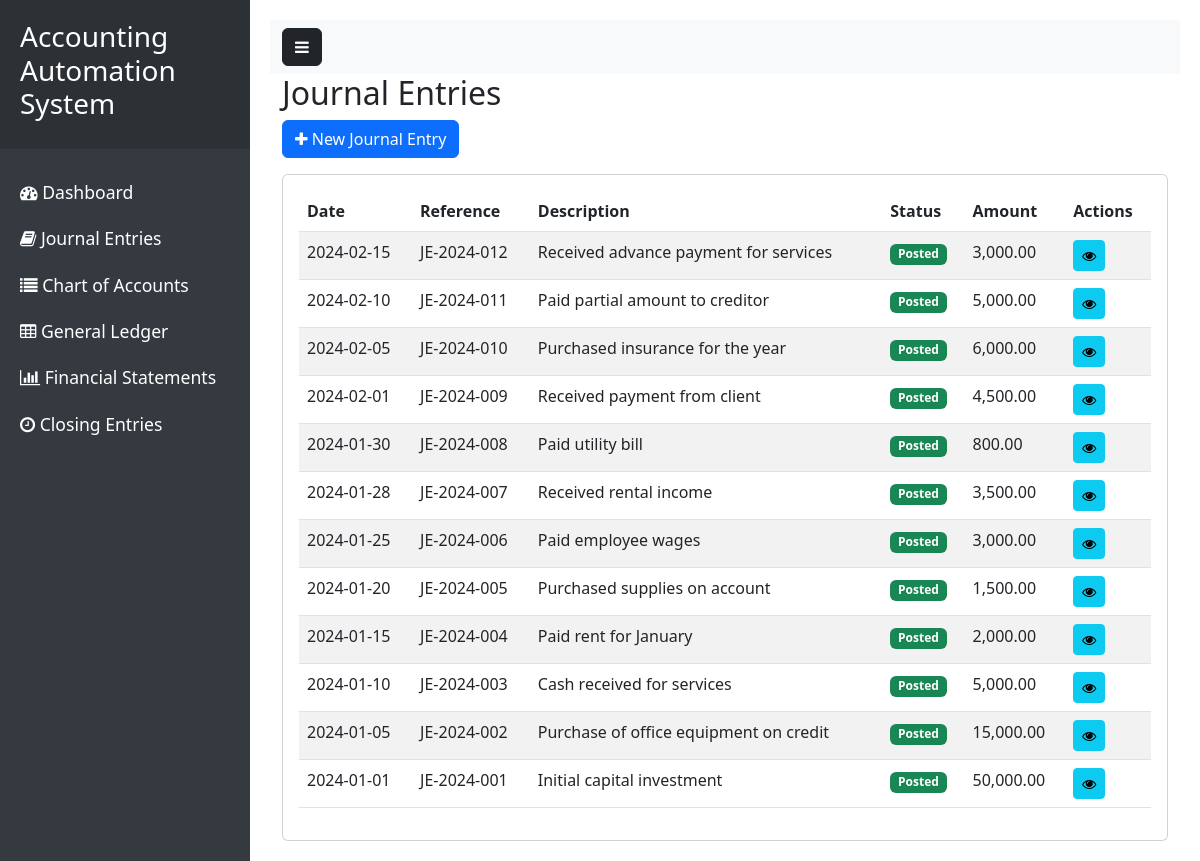
Page /Codes/Accounting-Automation/journal on the committed database.
### tables this page shows
CREATE TABLE IF NOT EXISTS journal_entries (
    id INT PRIMARY KEY AUTO_INCREMENT,
    date DATE NOT NULL,
    reference_no VARCHAR(50) NOT NULL UNIQUE,
    description TEXT,
    status ENUM('Draft', 'Posted') DEFAULT 'Draft',
    created_at TIMESTAMP DEFAULT CURRENT_TIMESTAMP,
    posted_at TIMESTAMP NULL
);

### controllers/JournalController.php (called while the page is built, shortened)
<?php
class JournalController extends Controller {
    public function index() {
        $sql = "SELECT
                    je.*,
                    COUNT(ji.id) as entries_count,
                    SUM(ji.debit) as total_amount
                FROM journal_entries je
                LEFT JOIN journal_items ji ON je.id = ji.journal_id
                GROUP BY je.id
                ORDER BY je.date DESC";
        $result = $this->db->query($sql);
        $journals = [];
        while ($row = $result->fetch_assoc()) {
            $journals[] = $row;
        }
        $this->view('journal/index', ['journals' => $journals]);
    }
}

### index.php (called while the page is built, shortened)
<?php
require_once 'core/Router.php';
require_once 'core/Controller.php';
require_once 'core/Database.php';
$router = new Router();
$router->addRoute('/', 'DashboardController@index');
$router->addRoute('/journal', 'JournalController@index');
$router->addRoute('/journal/create', 'JournalController@create');
$router->addRoute('/ledger', 'LedgerController@index');
$router->addRoute('/financial-statements', 'FinancialStatementsController@index');
$router->addRoute('/financial-statements/income', 'FinancialStatementsController@incomeStatement');
$router->addRoute('/financial-statements/equity', 'FinancialStatementsController@equityStatement');
$router->addRoute('/financial-statements/balance', 'FinancialStatementsController@balanceSheet');
$router->addRoute('/closing', 'ClosingController@index');
$router->addRoute('/closing/process', 'ClosingController@process');
$router->addRoute('/accounts', 'AccountsController@index');
$router->addRoute('/accounts/create', 'AccountsController@create');
$router->addRoute('/accounts/edit/{id}', 'AccountsController@edit');
$router->dispatch();

### core/Database.php (called while the page is built, shortened)
<?php
class Database {
    private $connection;
    private static $instance = null;
    private function __construct() {
        try {
            $this->connection = new mysqli(DB_HOST, DB_USER, DB_PASS, DB_NAME);
            $this->connection->set_charset("utf8mb4");
        } catch (Exception $e) {
            die("Database connection failed: " . $e->getMessage());
        }
    }
    public static function getInstance() {
        if (self::$instance === null) {
            self::$instance = new self();
        }
        return self::$instance;
    }
    public function query($sql) {
        $result = $this->connection->query($sql);
        return $result;
    }
}

### views/journal/index.php (the view, shortened to what this page needs)
<h2>Journal Entries</h2>
<div class="mb-3">
    <a href="<?php echo BASE_URL; ?>/journal/create" class="btn btn-primary">
        <i class="fa fa-plus"></i> New Journal Entry
    </a>
</div>
<div class="card">
    <div class="card-body">
        <div class="table-responsive">
            <table class="table table-striped">
                <thead>
                    <tr>
                        <th>Date</th>
                        <th>Reference</th>
                        <th>Description</th>
                        <th>Status</th>
                        <th>Amount</th>
                        <th>Actions</th>
                    </tr>
                </thead>
                <tbody>
                    <?php if (empty($journals)): ?>
                        <tr>
                            <td colspan="6" class="text-center">No journal entries found.</td>
                        </tr>
                    <?php else: ?>
                        <?php foreach ($journals as $journal): ?>
                            <tr>
                                <td><?php echo date('Y-m-d', strtotime($journal['date'])); ?></td>
                                <td><?php echo htmlspecialchars($journal['reference_no']); ?></td>
                                <td><?php echo htmlspecialchars($journal['description']); ?></td>
                                <td>
                                    <span class="badge bg-<?php echo $journal['status'] === 'Posted' ? 'success' : 'warning'; ?>">
                                        <?php echo $journal['status']; ?>
                                    </span>
                                </td>
                                <td><?php echo number_format($journal['total_amount'], 2); ?></td>
                                <td>
                                    <a href="<?php echo BASE_URL; ?>/journal/view/<?php echo $journal['id']; ?>"
                                       class="btn btn-sm btn-info">
                                        <i class="fa fa-eye"></i>
                                    </a>
                                </td>
                            </tr>
                        <?php endforeach; ?>
                    <?php endif; ?>
                </tbody>
            </table>
        </div>
    </div>
</div>

### core/Router.php (shortened to what this page needs)
<?php
class Router {
    private $routes = [];
    public function addRoute($path, $handler) {
        $this->routes[$path] = $handler;
    }
    public function dispatch() {
        $uri = $_SERVER['REQUEST_URI'];
        $uri = parse_url($uri, PHP_URL_PATH);
        $basePath = '/Codes/Accounting-Automation';
        if (strpos($uri, $basePath) === 0) {
            $uri = substr($uri, strlen($basePath));
        }
        if (array_key_exists($uri, $this->routes)) {
            list($controller, $method) = explode('@', $this->routes[$uri]);
            $controllerFile = "controllers/{$controller}.php";
            if (file_exists($controllerFile)) {
                $controllerInstance = new $controller();
                $controllerInstance->$method();
            } else {
                $this->handleError(404);
            }
        } else {
            $this->handleError(404);
        }
    }
}

### core/Controller.php (shortened to what this page needs)
<?php
class Controller {
    public function __construct() {
        $this->db = Database::getInstance();
    }
    protected function view($template, $data = []) {
        extract($data);
        if (file_exists("views/templates/header.php")) {
            require_once "views/templates/header.php";
        }
        $templatePath = "views/{$template}.php";
        if (file_exists($templatePath)) {
            require_once $templatePath;
        } else {
            throw new Exception("View template not found: {$templatePath}");
        }
        if (file_exists("views/templates/footer.php")) {
            require_once "views/templates/footer.php";
        }
    }
}

### views/templates/header.php (shortened to what this page needs)
<!DOCTYPE html>
<html lang="en">
<head>
    <link href="https://cdn.jsdelivr.net/npm/bootstrap@5.3.0/dist/css/bootstrap.min.css" rel="stylesheet">
    <link href="https://cdn.jsdelivr.net/npm/font-awesome@4.7.0/css/font-awesome.min.css" rel="stylesheet">
</head>
<body>
    <div class="wrapper">
        <nav id="sidebar">
            <div class="sidebar-header">
                <h3><?php echo APP_NAME; ?></h3>
            </div>
            <ul class="list-unstyled components">
                <li>
                    <a href="<?php echo BASE_URL; ?>">
                        <i class="fa fa-dashboard"></i> Dashboard
                    </a>
                </li>
                <li>
                    <a href="<?php echo BASE_URL; ?>/journal">
                        <i class="fa fa-book"></i> Journal Entries
                    </a>
                </li>
                <li>
                    <a href="<?php echo BASE_URL; ?>/accounts">
                        <i class="fa fa-list"></i> Chart of Accounts
                    </a>
                </li>
                <li>
                    <a href="<?php echo BASE_URL; ?>/ledger">
                        <i class="fa fa-table"></i> General Ledger
                    </a>
                </li>
                <li>
                    <a href="#financialSubmenu" data-bs-toggle="collapse" aria-expanded="false" class="dropdown-toggle">
                        <i class="fa fa-bar-chart"></i> Financial Statements
                    </a>
                </li>
                <li>
                    <a href="<?php echo BASE_URL; ?>/closing">
                        <i class="fa fa-clock-o"></i> Closing Entries
                    </a>
                </li>
            </ul>
        </nav>
        <div id="content">
            <nav class="navbar navbar-expand-lg navbar-light bg-light">
                <div class="container-fluid">
                    <button type="button" id="sidebarCollapse" class="btn btn-dark">
                        <i class="fa fa-bars"></i>
                    </button>
                </div>
            </nav>
            <div class="container-fluid">

### views/templates/footer.php (shortened to what this page needs)
        </div>
    </div>
</div>
</body>
</html>

### views/templates/header.php (style rules this page uses)
#sidebar { min-width: 250px; max-width: 250px; min-height: 100vh; background: #343a40; color: #fff; transition: all 0.3s; }
#sidebar .sidebar-header { padding: 20px; background: #2c3136; }
#sidebar ul.components { padding: 20px 0; }
#sidebar ul li a { padding: 10px 20px; font-size: 1.1em; display: block; color: #fff; text-decoration: none; }
.dropdown-toggle::after { display: block; position: absolute; top: 50%; right: 20px; transform: translateY(-50%); }
#content { width: 100%; padding: 20px; min-height: 100vh; transition: all 0.3s; }
.wrapper { display: flex; width: 100%; }

### rows in the picture
journal_entries: date "2024-02-15", reference_no "JE-2024-012", description "Received advance payment for services", status "Posted", total_amount "3,000.00"
journal_entries: date "2024-02-10", reference_no "JE-2024-011", description "Paid partial amount to creditor", status "Posted", total_amount "5,000.00"
journal_entries: date "2024-02-05", reference_no "JE-2024-010", description "Purchased insurance for the year", status "Posted", total_amount "6,000.00"
journal_entries: date "2024-02-01", reference_no "JE-2024-009", description "Received payment from client", status "Posted", total_amount "4,500.00"
journal_entries: date "2024-01-30", reference_no "JE-2024-008", description "Paid utility bill", status "Posted", total_amount "800.00"
journal_entries: date "2024-01-28", reference_no "JE-2024-007", description "Received rental income", status "Posted", total_amount "3,500.00"
journal_entries: date "2024-01-25", reference_no "JE-2024-006", description "Paid employee wages", status "Posted", total_amount "3,000.00"
journal_entries: date "2024-01-20", reference_no "JE-2024-005", description "Purchased supplies on account", status "Posted", total_amount "1,500.00"
journal_entries: date "2024-01-15", reference_no "JE-2024-004", description "Paid rent for January", status "Posted", total_amount "2,000.00"
journal_entries: date "2024-01-10", reference_no "JE-2024-003", description "Cash received for services", status "Posted", total_amount "5,000.00"
journal_entries: date "2024-01-05", reference_no "JE-2024-002", description "Purchase of office equipment on credit", status "Posted", total_amount "15,000.00"
journal_entries: date "2024-01-01", reference_no "JE-2024-001", description "Initial capital investment", status "Posted", total_amount "50,000.00"

### other values in the picture
APP_NAME "Accounting Automation System"
